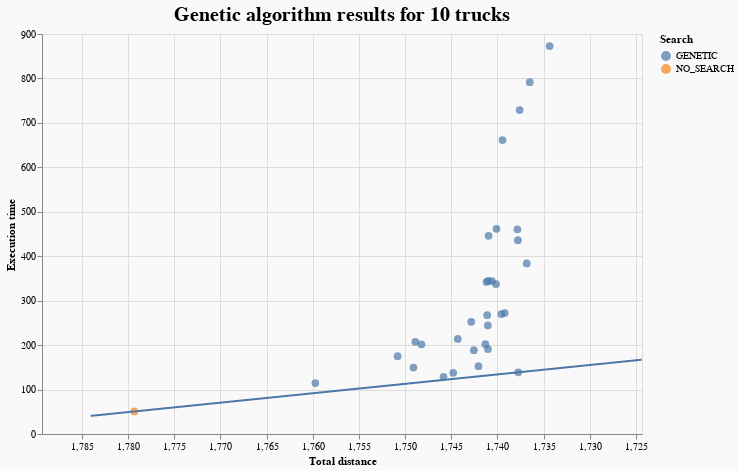

The code cell stored with this chart in its notebook:
### Code cell
plot_results(genetic_greedy_10, genetic_tooltips, "Genetic algorithm results for 10 trucks").properties(
    width=600, height=400, background="#F9F9F9"
)

### Figure 1 — Vega-Lite specification as saved in the notebook (floating-point values rounded to 4 significant figures; data arrays with more than 128 entries replaced by an {"elided": "..."} marker saying what was removed)
{"config": {"view": {"continuousWidth": 400, "continuousHeight": 300}}, "layer": [{"data": {"name": "data-3f901945417c45d27ddeafd9106760a9"}, "mark": {"type": "circle", "size": 60}, "encoding": {"color": {"field": "search", "title": "Search", "type": "nominal"}, "tooltip": [{"field": "heuristic", "title": "Heuristic", "type": "nominal"}, {"field": "search", "title": "Search", "type": "nominal"}, {"field": "base_solution", "title": "Base solution", "type": "nominal"}, {"field": "iterations", "title": "Iterations", "type": "quantitative"}, {"field": "TotalDistance", "title": "Total distance", "type": "quantitative"}, {"field": "execution_time", "title": "Execution time", "type": "quantitative"}, {"field": "population_size", "title": "Population size", "type": "quantitative"}, {"field": "mutation_probability", "title": "Mutation probability", "type": "quantitative"}], "x": {"field": "TotalDistance", "scale": {"domain": [1789.0, 1724.0]}, "title": "Total distance", "type": "quantitative"}, "y": {"field": "execution_time", "scale": {"domain": [40.74, 882.9]}, "title": "Execution time", "type": "quantitative"}}, "title": {"text": "Genetic algorithm results for 10 trucks", "anchor": "middle", "fontSize": 20}}, {"data": {"name": "data-772c83c884937d6dcde40790f75e9bee"}, "mark": "line", "encoding": {"x": {"field": "x", "scale": {"domain": [1789.0, 1724.0]}, "type": "quantitative"}, "y": {"field": "y", "type": "quantitative"}}}], "background": "#F9F9F9", "height": 400, "width": 600, "$schema": "https://vega.github.io/schema/vega-lite/v4.17.0.json", "datasets": {"data-3f901945417c45d27ddeafd9106760a9": [{"Unnamed: 0": 19, "base_solution": "SIMPLE_GREEDY", "heuristic": "REMOVE_LOOPS_MOVE_EXPORTATION", "search": "GENETIC", "iterations": 400.0, "temp_coef": null, "population_size": 20.0, "mutation_probability": 0.1, "tabu_queue_coef": null, "swap_any_to_generate": null, "TotalDistance": 1734.0, "TotalTime": 12.84, "UnusedTrucksCount": 0, "OrphansCount": 0, "execution_time": 872.9, "TotalFuel": 433.6, "TrucksCount": 10, "Relation": 0.05473}, {"Unnamed: 0": 26, "base_solution": "SIMPLE_GREEDY", "heuristic": "REMOVE_LOOPS_SWAP_ANY_EXPORTATION", "search": "GENETIC", "iterations": 400.0, "temp_coef": null, "population_size": 10.0, "mutation_probability": 0.1, "tabu_queue_coef": null, "swap_any_to_generate": null, "TotalDistance": 1741.0, "TotalTime": 12.82, "UnusedTrucksCount": 0, "OrphansCount": 0, "execution_time": 244.2, "TotalFuel": 435.3, "TrucksCount": 10, "Relation": 0.1979}, {"Unnamed: 0": 40, "base_solution": "SIMPLE_GREEDY", "heuristic": "MOVE_IN_EXPORTATION", "search": "GENETIC", "iterations": 400.0, "temp_coef": null, "population_size": 10.0, "mutation_probability": 0.1, "tabu_queue_coef": null, "swap_any_to_generate": null, "TotalDistance": 1740.0, "TotalTime": 12.86, "UnusedTrucksCount": 0, "OrphansCount": 0, "execution_time": 461.7, "TotalFuel": 435.0, "TrucksCount": 10, "Relation": 0.09546}, {"Unnamed: 0": 56, "base_solution": "SIMPLE_GREEDY", "heuristic": "MOVE_IN_EXPORTATION", "search": "GENETIC", "iterations": 400.0, "temp_coef": null, "population_size": 20.0, "mutation_probability": 0.3, "tabu_queue_coef": null, "swap_any_to_generate": null, "TotalDistance": 1739.0, "TotalTime": 12.86, "UnusedTrucksCount": 0, "OrphansCount": 0, "execution_time": 661.5, "TotalFuel": 434.9, "TrucksCount": 10, "Relation": 0.06531}, {"Unnamed: 0": 57, "base_solution": "SIMPLE_GREEDY", "heuristic": "ANY_EXPORTATION_PROB1", "search": "GENETIC", "iterations": 400.0, "temp_coef": null, "population_size": 10.0, "mutation_probability": 0.1, "tabu_queue_coef": null, "swap_any_to_generate": null, "TotalDistance": 1740.0, "TotalTime": 12.81, "UnusedTrucksCount": 0, "OrphansCount": 0, "execution_time": 269.8, "TotalFuel": 434.9, "TrucksCount": 10, "Relation": 0.1814}, {"Unnamed: 0": 70, "base_solution": "SIMPLE_GREEDY", "heuristic": "MOVE_IN_EXPORTATION", "search": "GENETIC", "iterations": 400.0, "temp_coef": null, "population_size": 20.0, "mutation_probability": 0.1, "tabu_queue_coef": null, "swap_any_to_generate": null, "TotalDistance": 1736.0, "TotalTime": 12.82, "UnusedTrucksCount": 0, "OrphansCount": 0, "execution_time": 791.6, "TotalFuel": 434.1, "TrucksCount": 10, "Relation": 0.05782}, {"Unnamed: 0": 76, "base_solution": "SIMPLE_GREEDY", "heuristic": "REMOVE_LOOPS_MOVE_EXPORTATION", "search": "GENETIC", "iterations": 200.0, "temp_coef": null, "population_size": 10.0, "mutation_probability": 0.1, "tabu_queue_coef": null, "swap_any_to_generate": null, "TotalDistance": 1741.0, "TotalTime": 12.86, "UnusedTrucksCount": 0, "OrphansCount": 0, "execution_time": 191.1, "TotalFuel": 435.3, "TrucksCount": 10, "Relation": 0.273}, {"Unnamed: 0": 88, "base_solution": "SIMPLE_GREEDY", "heuristic": "ANY_EXPORTATION_PROB1", "search": "GENETIC", "iterations": 200.0, "temp_coef": null, "population_size": 20.0, "mutation_probability": 0.3, "tabu_queue_coef": null, "swap_any_to_generate": null, "TotalDistance": 1749.0, "TotalTime": 12.85, "UnusedTrucksCount": 0, "OrphansCount": 0, "execution_time": 207.5, "TotalFuel": 437.2, "TrucksCount": 10, "Relation": 0.1941}, {"Unnamed: 0": 107, "base_solution": "SIMPLE_GREEDY", "heuristic": "REMOVE_LOOPS_SWAP_ANY_EXPORTATION", "search": "GENETIC", "iterations": 200.0, "temp_coef": null, "population_size": 10.0, "mutation_probability": 0.3, "tabu_queue_coef": null, "swap_any_to_generate": null, "TotalDistance": 1760.0, "TotalTime": 12.95, "UnusedTrucksCount": 0, "OrphansCount": 0, "execution_time": 114.6, "TotalFuel": 439.9, "TrucksCount": 10, "Relation": 0.3069}, {"Unnamed: 0": 114, "base_solution": "SIMPLE_GREEDY", "heuristic": "MOVE_IN_EXPORTATION", "search": "GENETIC", "iterations": 200.0, "temp_coef": null, "population_size": 10.0, "mutation_probability": 0.3, "tabu_queue_coef": null, "swap_any_to_generate": null, "TotalDistance": 1742.0, "TotalTime": 12.86, "UnusedTrucksCount": 0, "OrphansCount": 0, "execution_time": 152.5, "TotalFuel": 435.5, "TrucksCount": 10, "Relation": 0.3662}, {"Unnamed: 0": 122, "base_solution": "SIMPLE_GREEDY", "heuristic": "REMOVE_LOOPS_MOVE_EXPORTATION", "search": "GENETIC", "iterations": 200.0, "temp_coef": null, "population_size": 20.0, "mutation_probability": 0.3, "tabu_queue_coef": null, "swap_any_to_generate": null, "TotalDistance": 1739.0, "TotalTime": 12.84, "UnusedTrucksCount": 0, "OrphansCount": 0, "execution_time": 272.1, "TotalFuel": 434.8, "TrucksCount": 10, "Relation": 0.1812}, {"Unnamed: 0": 123, "base_solution": "SIMPLE_GREEDY", "heuristic": "MOVE_IN_EXPORTATION", "search": "GENETIC", "iterations": 200.0, "temp_coef": null, "population_size": 10.0, "mutation_probability": 0.1, "tabu_queue_coef": null, "swap_any_to_generate": null, "TotalDistance": 1741.0, "TotalTime": 12.86, "UnusedTrucksCount": 0, "OrphansCount": 0, "execution_time": 202.2, "TotalFuel": 435.3, "TrucksCount": 10, "Relation": 0.2511}, {"Unnamed: 0": 142, "base_solution": "SIMPLE_GREEDY", "heuristic": "REMOVE_LOOPS_MOVE_EXPORTATION", "search": "GENETIC", "iterations": 400.0, "temp_coef": null, "population_size": 10.0, "mutation_probability": 0.1, "tabu_queue_coef": null, "swap_any_to_generate": null, "TotalDistance": 1738.0, "TotalTime": 12.86, "UnusedTrucksCount": 0, "OrphansCount": 0, "execution_time": 436.2, "TotalFuel": 434.4, "TrucksCount": 10, "Relation": 0.1078}, {"Unnamed: 0": 157, "base_solution": "SIMPLE_GREEDY", "heuristic": "MOVE_IN_EXPORTATION", "search": "GENETIC", "iterations": 200.0, "temp_coef": null, "population_size": 20.0, "mutation_probability": 0.3, "tabu_queue_coef": null, "swap_any_to_generate": null, "TotalDistance": 1743.0, "TotalTime": 12.86, "UnusedTrucksCount": 0, "OrphansCount": 0, "execution_time": 252.4, "TotalFuel": 435.7, "TrucksCount": 10, "Relation": 0.181}, {"Unnamed: 0": 165, "base_solution": "SIMPLE_GREEDY", "heuristic": "ANY_EXPORTATION_PROB1", "search": "GENETIC", "iterations": 200.0, "temp_coef": null, "population_size": 10.0, "mutation_probability": 0.3, "tabu_queue_coef": null, "swap_any_to_generate": null, "TotalDistance": 1749.0, "TotalTime": 12.9, "UnusedTrucksCount": 0, "OrphansCount": 0, "execution_time": 149.6, "TotalFuel": 437.3, "TrucksCount": 10, "Relation": 0.3059}, {"Unnamed: 0": 184, "base_solution": "SIMPLE_GREEDY", "heuristic": "ANY_EXPORTATION_PROB1", "search": "GENETIC", "iterations": 400.0, "temp_coef": null, "population_size": 20.0, "mutation_probability": 0.1, "tabu_queue_coef": null, "swap_any_to_generate": null, "TotalDistance": 1741.0, "TotalTime": 12.85, "UnusedTrucksCount": 0, "OrphansCount": 0, "execution_time": 446.0, "TotalFuel": 435.2, "TrucksCount": 10, "Relation": 0.09708}, {"Unnamed: 0": 185, "base_solution": "SIMPLE_GREEDY", "heuristic": "MOVE_IN_EXPORTATION", "search": "GENETIC", "iterations": 400.0, "temp_coef": null, "population_size": 10.0, "mutation_probability": 0.3, "tabu_queue_coef": null, "swap_any_to_generate": null, "TotalDistance": 1741.0, "TotalTime": 12.86, "UnusedTrucksCount": 0, "OrphansCount": 0, "execution_time": 344.0, "TotalFuel": 435.1, "TrucksCount": 10, "Relation": 0.1321}, {"Unnamed: 0": 200, "base_solution": "SIMPLE_GREEDY", "heuristic": "REMOVE_LOOPS_MOVE_EXPORTATION", "search": "GENETIC", "iterations": 400.0, "temp_coef": null, "population_size": 20.0, "mutation_probability": 0.3, "tabu_queue_coef": null, "swap_any_to_generate": null, "TotalDistance": 1738.0, "TotalTime": 12.85, "UnusedTrucksCount": 0, "OrphansCount": 0, "execution_time": 728.9, "TotalFuel": 434.4, "TrucksCount": 10, "Relation": 0.06154}, {"Unnamed: 0": 205, "base_solution": "SIMPLE_GREEDY", "heuristic": "REMOVE_LOOPS_MOVE_EXPORTATION", "search": "GENETIC", "iterations": 200.0, "temp_coef": null, "population_size": 20.0, "mutation_probability": 0.1, "tabu_queue_coef": null, "swap_any_to_generate": null, "TotalDistance": 1741.0, "TotalTime": 12.82, "UnusedTrucksCount": 0, "OrphansCount": 0, "execution_time": 342.2, "TotalFuel": 435.3, "TrucksCount": 10, "Relation": 0.1309}, {"Unnamed: 0": 208, "base_solution": "SIMPLE_GREEDY", "heuristic": "REMOVE_LOOPS_SWAP_ANY_EXPORTATION", "search": "GENETIC", "iterations": 200.0, "temp_coef": null, "population_size": 20.0, "mutation_probability": 0.3, "tabu_queue_coef": null, "swap_any_to_generate": null, "TotalDistance": 1751.0, "TotalTime": 12.75, "UnusedTrucksCount": 0, "OrphansCount": 0, "execution_time": 175.1, "TotalFuel": 437.7, "TrucksCount": 10, "Relation": 0.2293}, {"Unnamed: 0": 238, "base_solution": "SIMPLE_GREEDY", "heuristic": "ANY_EXPORTATION_PROB1", "search": "GENETIC", "iterations": 400.0, "temp_coef": null, "population_size": 10.0, "mutation_probability": 0.3, "tabu_queue_coef": null, "swap_any_to_generate": null, "TotalDistance": 1741.0, "TotalTime": 12.81, "UnusedTrucksCount": 0, "OrphansCount": 0, "execution_time": 267.3, "TotalFuel": 435.3, "TrucksCount": 10, "Relation": 0.1765}, {"Unnamed: 0": 240, "base_solution": "SIMPLE_GREEDY", "heuristic": "REMOVE_LOOPS_SWAP_ANY_EXPORTATION", "search": "GENETIC", "iterations": 400.0, "temp_coef": null, "population_size": 20.0, "mutation_probability": 0.1, "tabu_queue_coef": null, "swap_any_to_generate": null, "TotalDistance": 1738.0, "TotalTime": 12.8, "UnusedTrucksCount": 0, "OrphansCount": 0, "execution_time": 460.5, "TotalFuel": 434.5, "TrucksCount": 10, "Relation": 0.1013}, {"Unnamed: 0": 252, "base_solution": "SIMPLE_GREEDY", "heuristic": "REMOVE_LOOPS_MOVE_EXPORTATION", "search": "GENETIC", "iterations": 400.0, "temp_coef": null, "population_size": 10.0, "mutation_probability": 0.3, "tabu_queue_coef": null, "swap_any_to_generate": null, "TotalDistance": 1737.0, "TotalTime": 12.86, "UnusedTrucksCount": 0, "OrphansCount": 0, "execution_time": 383.7, "TotalFuel": 434.2, "TrucksCount": 10, "Relation": 0.1277}, {"Unnamed: 0": 275, "base_solution": "SIMPLE_GREEDY", "heuristic": null, "search": "NO_SEARCH", "iterations": null, "temp_coef": null, "population_size": null, "mutation_probability": null, "tabu_queue_coef": null, "swap_any_to_generate": null, "TotalDistance": 1779.0, "TotalTime": 13.23, "UnusedTrucksCount": 0, "OrphansCount": 0, "execution_time": 50.74, "TotalFuel": 444.8, "TrucksCount": 10, "Relation": 0.0}, {"Unnamed: 0": 283, "base_solution": "SIMPLE_GREEDY", "heuristic": "ANY_EXPORTATION_PROB1", "search": "GENETIC", "iterations": 200.0, "temp_coef": null, "population_size": 20.0, "mutation_probability": 0.1, "tabu_queue_coef": null, "swap_any_to_generate": null, "TotalDistance": 1748.0, "TotalTime": 12.81, "UnusedTrucksCount": 0, "OrphansCount": 0, "execution_time": 201.7, "TotalFuel": 437.1, "TrucksCount": 10, "Relation": 0.206}, {"Unnamed: 0": 290, "base_solution": "SIMPLE_GREEDY", "heuristic": "REMOVE_LOOPS_SWAP_ANY_EXPORTATION", "search": "GENETIC", "iterations": 400.0, "temp_coef": null, "population_size": 20.0, "mutation_probability": 0.3, "tabu_queue_coef": null, "swap_any_to_generate": null, "TotalDistance": 1741.0, "TotalTime": 12.84, "UnusedTrucksCount": 0, "OrphansCount": 0, "execution_time": 344.8, "TotalFuel": 435.2, "TrucksCount": 10, "Relation": 0.1304}, {"Unnamed: 0": 292, "base_solution": "SIMPLE_GREEDY", "heuristic": "REMOVE_LOOPS_SWAP_ANY_EXPORTATION", "search": "GENETIC", "iterations": 200.0, "temp_coef": null, "population_size": 10.0, "mutation_probability": 0.1, "tabu_queue_coef": null, "swap_any_to_generate": null, "TotalDistance": 1746.0, "TotalTime": 12.88, "UnusedTrucksCount": 0, "OrphansCount": 0, "execution_time": 128.7, "TotalFuel": 436.5, "TrucksCount": 10, "Relation": 0.4295}, {"Unnamed: 0": 302, "base_solution": "SIMPLE_GREEDY", "heuristic": "REMOVE_LOOPS_SWAP_ANY_EXPORTATION", "search": "GENETIC", "iterations": 200.0, "temp_coef": null, "population_size": 20.0, "mutation_probability": 0.1, "tabu_queue_coef": null, "swap_any_to_generate": null, "TotalDistance": 1743.0, "TotalTime": 12.86, "UnusedTrucksCount": 0, "OrphansCount": 0, "execution_time": 188.6, "TotalFuel": 435.6, "TrucksCount": 10, "Relation": 0.2667}, {"Unnamed: 0": 317, "base_solution": "SIMPLE_GREEDY", "heuristic": "REMOVE_LOOPS_SWAP_ANY_EXPORTATION", "search": "GENETIC", "iterations": 400.0, "temp_coef": null, "population_size": 10.0, "mutation_probability": 0.3, "tabu_queue_coef": null, "swap_any_to_generate": null, "TotalDistance": 1744.0, "TotalTime": 12.86, "UnusedTrucksCount": 0, "OrphansCount": 0, "execution_time": 213.9, "TotalFuel": 436.1, "TrucksCount": 10, "Relation": 0.2147}, {"Unnamed: 0": 325, "base_solution": "SIMPLE_GREEDY", "heuristic": "ANY_EXPORTATION_PROB1", "search": "GENETIC", "iterations": 200.0, "temp_coef": null, "population_size": 10.0, "mutation_probability": 0.1, "tabu_queue_coef": null, "swap_any_to_generate": null, "TotalDistance": 1745.0, "TotalTime": 12.83, "UnusedTrucksCount": 0, "OrphansCount": 0, "execution_time": 137.6, "TotalFuel": 436.2, "TrucksCount": 10, "Relation": 0.3975}, {"Unnamed: 0": 333, "base_solution": "SIMPLE_GREEDY", "heuristic": "MOVE_IN_EXPORTATION", "search": "GENETIC", "iterations": 200.0, "temp_coef": null, "population_size": 20.0, "mutation_probability": 0.1, "tabu_queue_coef": null, "swap_any_to_generate": null, "TotalDistance": 1740.0, "TotalTime": 12.86, "UnusedTrucksCount": 0, "OrphansCount": 0, "execution_time": 337.4, "TotalFuel": 435.0, "TrucksCount": 10, "Relation": 0.1367}, {"Unnamed: 0": 334, "base_solution": "SIMPLE_GREEDY", "heuristic": "REMOVE_LOOPS_MOVE_EXPORTATION", "search": "GENETIC", "iterations": 200.0, "temp_coef": null, "population_size": 10.0, "mutation_probability": 0.3, "tabu_queue_coef": null, "swap_any_to_generate": null, "TotalDistance": 1738.0, "TotalTime": 12.84, "UnusedTrucksCount": 0, "OrphansCount": 0, "execution_time": 138.8, "TotalFuel": 434.4, "TrucksCount": 10, "Relation": 0.4721}], "data-772c83c884937d6dcde40790f75e9bee": {"elided": "1265 records"}}}
